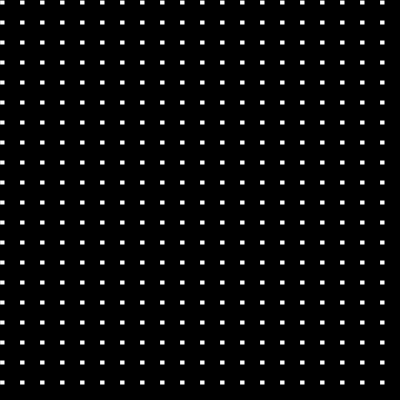
Frame 1 (no input)
Frame 60 (no input): identical to frame 1, image omitted
Frame 120 (the mouse pressed at the canvas centre since frame 60): identical to frame 1, image omitted

The p5.js sketch that drew this single still picture (run headless with seeded random() and noise() and a simulated clock; from frame 60 on, the mouse is pressed at the canvas centre):

// p5.js sketch
// ── sketch.js
let state = 0;

function setup() {
  createCanvas(400, 400);
}

function draw() {
  background(220);




  switch (state) {
    case 0:
      background("black");
      text("state 0", 100, 100);

      for (var j = 0; j <= height; j += 20) {
        for (var i = 0; i <= width; i += 20) {
          rect(i, j, 5, 5);
        }
      }

      break;

    case 1:
      background("yellow");
      text("state 1", 100, 100);

      for (var j = 0; j <= height; j += 20) {
        for (var i = 0; i <= width; i += 20) {
          ellipse(i, j, 10, 10);
        }
      }

      break;

    case 2:
      background("blue");
      text("state 2", 100, 100);

      for (var j = 0; j <= height; j += 20) {
        for (var i = 0; i <= width; i += 20) {
          triangle(i, j, 10, 10);
        }
      }

      break;

    case 3:
      background("purple");
      text("state 3", 100, 100);

      for (var j = 0; j <= height; j += 20) {
        for (var i = 0; i <= width; i += 20) {
          rect(i, j, 75, 5);
        }
      }

      break;

    case 4:
      background("pink");
      text("state 4", 100, 100);

      for (var j = 0; j <= height; j += 20) {
        for (var i = 0; i <= width; i += 20) {
          rect(i, j,5, 75);
        }
      }

      break;

    case 5:
      background("white");
      text("state 5", 100, 100);

      for (var j = 0; j <= height; j += 20) {
        for (var i = 0; i <= width; i += 20) {
          rect(i, j, 10, 10);
        }
      }
      break;
  }


    }

      function mouseReleased(){

        state=state+1;
        if (state>4){
          state=0;
        }
      }
